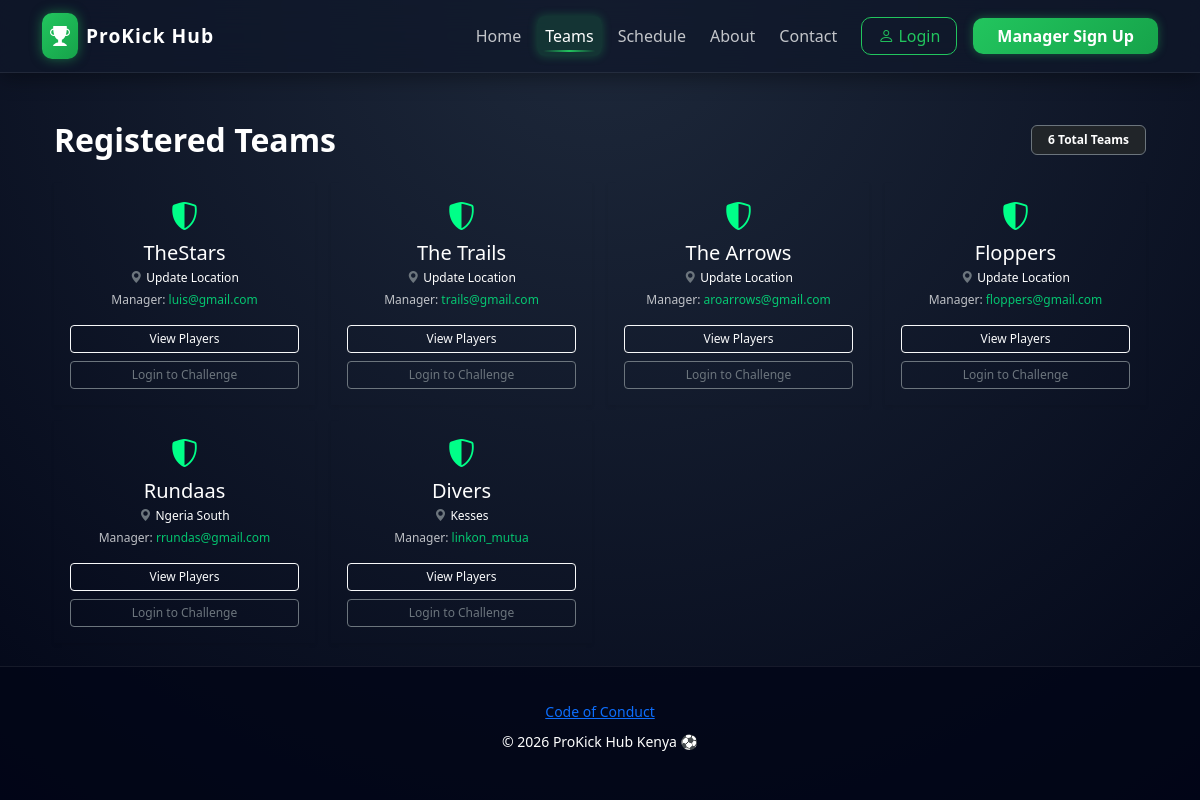
Before: /teams/ with the older database file.
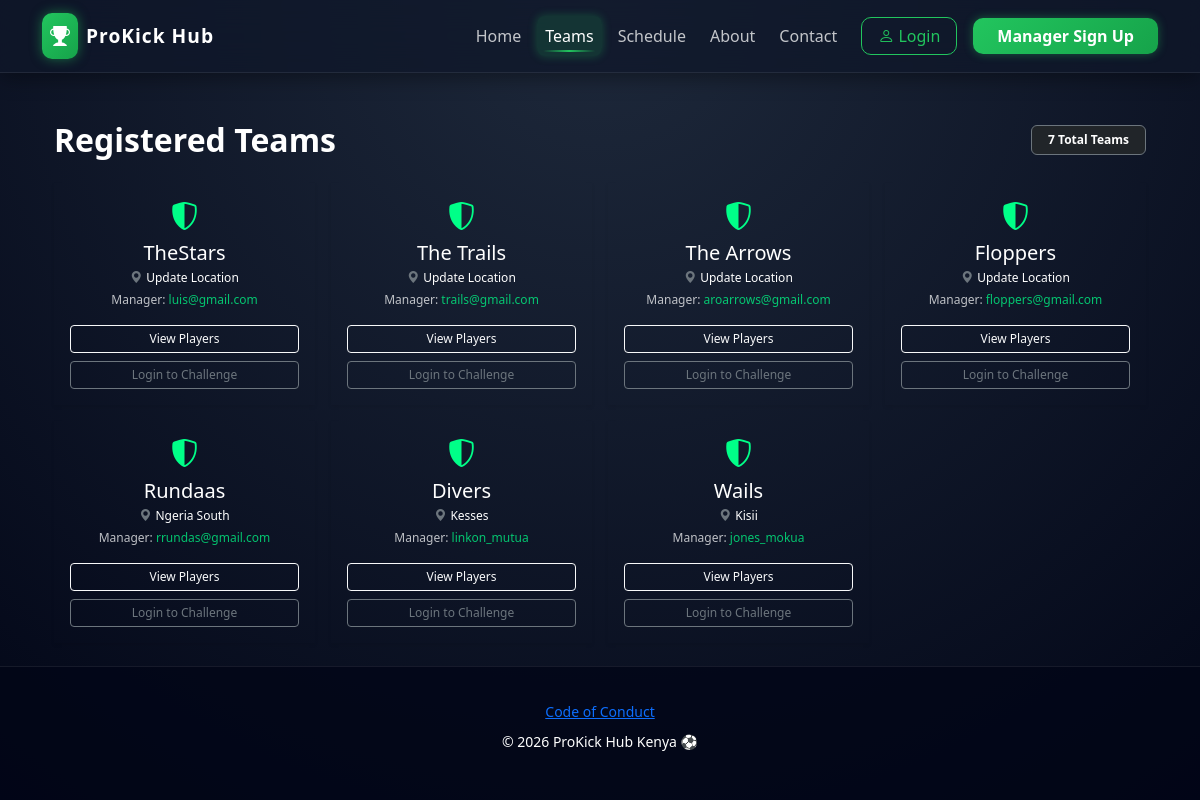
After: the same page with the newer database file.
### soccerApp/models.py (models this page shows, shortened)
class Team(models.Model):
    manager = models.OneToOneField(User, on_delete=models.CASCADE, related_name='team')
    name = models.CharField(max_length=100)
    location = models.CharField(max_length=255, default="Kisumu", help_text="Enter home ground or city")
    created_at = models.DateTimeField(auto_now_add=True)

### soccerApp/views.py (the view)
# urls.py: path('teams/', views.team_list, name='team_list'),
def team_list(request):
    teams = Team.objects.all()
    return render(request, 'soccerApp/team_list.html', {'teams': teams})

### soccerApp/templates/soccerApp/team_list.html (shortened to what this page needs)
{% extends 'soccerApp/base.html' %}
{% block content %}
<div class="container mt-4">
    <div class="d-flex justify-content-between align-items-center mb-4">
        <h2 class="mb-0 text-white fw-bold">Registered Teams</h2>
        <span class="badge bg-dark border border-secondary text-white px-3 py-2">{{ teams.count }} Total Teams</span>
    </div>
    <div class="row g-3">
        {% for team in teams %}
        <div class="col-6 col-md-4 col-lg-3">
            <div class="glass-card p-3 h-100 text-center shadow-sm d-flex flex-column">
                <div class="h3 mb-2 text-accent"><i class="bi bi-shield-shaded"></i></div>
                <h5 class="mb-1 text-truncate text-white">{{ team.name }}</h5>
                <p class="text-white smaller mb-1">
                    <i class="bi bi-geo-alt-fill me-1 text-secondary"></i>{{ team.location }}
                </p>
                <p class="smaller text-light opacity-75 mb-3">
                    Manager: <span class="text-accent">{{ team.manager.username }}</span>
                </p>
                <div class="mt-auto d-grid gap-2">
                    <button type="button"
                            class="btn btn-sm btn-outline-light py-1 w-100"
                            data-bs-toggle="modal"
                            data-bs-target="#teamModal{{ team.id }}"
                            style="font-size: 0.75rem;">
                        View Players
                    </button>
                    {% if user.is_authenticated %}
                        {% if user.team == team %}
                            <span class="badge bg-secondary smaller py-2 opacity-50">Your Team</span>
                        {% elif user.team %}
                            <a href="{% url 'send_challenge' team.id %}"
                               class="btn btn-sm btn-success py-1 fw-bold w-100"
                               style="font-size: 0.75rem;">
                                <i class="bi bi-trophy-fill me-1"></i>Challenge
                            </a>
                        {% else %}
                            <span class="text-muted smaller">View Only</span>
                        {% endif %}
                    {% else %}
                        <a href="{% url 'login' %}" class="btn btn-sm btn-outline-secondary py-1 w-100" style="font-size: 0.75rem;">Login to Challenge</a>
                    {% endif %}
                </div>
            </div>
        </div>
        {% endfor %}
    </div>
</div>
{% endblock %}

Changed rows visible on the page:
added Team: name "Wails", location "Kisii", manager.username "jones_mokua"
Other visible differences:
{{ teams.count }}: "6" → "7"
